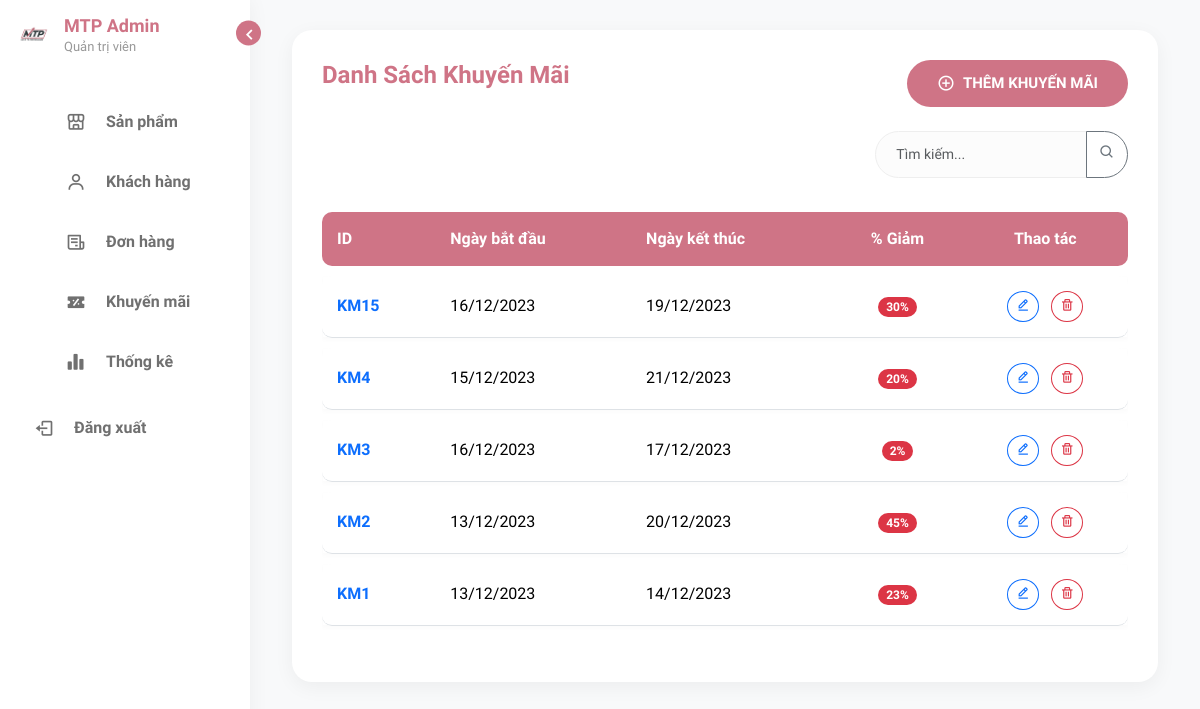
The app's page /admin_pages1/page/promotions/promotions_management.php, older data.
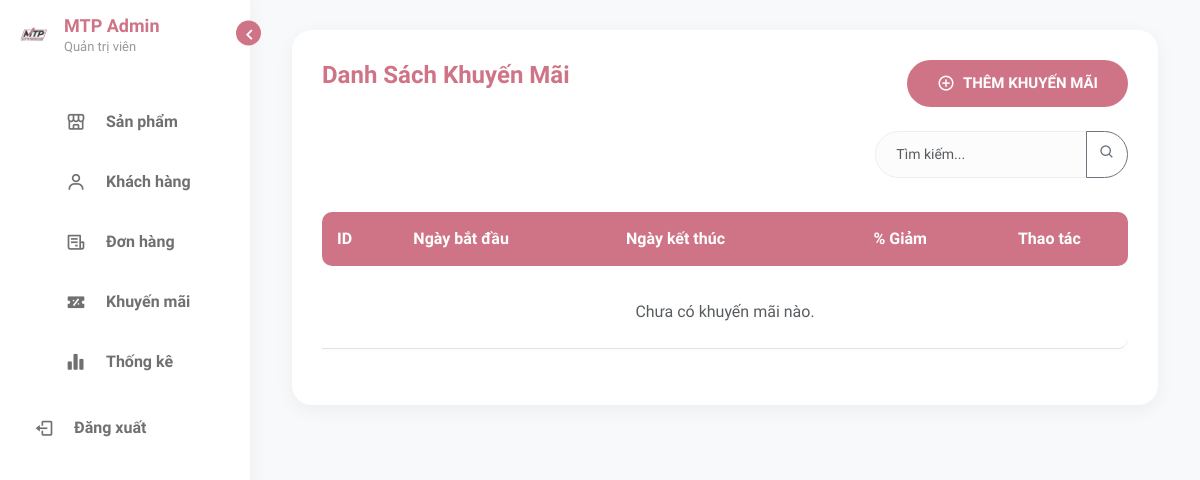
The same page, newer data.
### tables this page shows
CREATE TABLE `saleoff` (
  `saleoffid` int(11) NOT NULL,
  `ngaybd` datetime DEFAULT NULL,
  `ngaykt` datetime DEFAULT NULL,
  `giatrigiam` float NOT NULL,
  `loaisp` varchar(50) NOT NULL
);

### admin_pages1/menu/promotion_section.php (the view, shortened to what this page needs)
<div class="admin-card">
    <div class="d-flex justify-content-between align-items-center mb-4">
        <h2 class="admin-title border-0 mb-0">Danh Sách Khuyến Mãi</h2>
        <a href="promotions_add.php" class="btn-admin text-decoration-none">
            <i class='bx bx-plus-circle'></i> Thêm Khuyến Mãi
        </a>
    </div>
    <div class="row mb-4">
        <div class="col-md-4 ms-auto">
            <div class="input-group">
                <input type="text" class="form-control rounded-start-pill" id="tableSearch" placeholder="Tìm kiếm...">
                <button class="btn btn-outline-secondary rounded-end-pill" type="button"><i class='bx bx-search'></i></button>
            </div>
        </div>
    </div>
    <div class="table-responsive">
        <table class="table table-admin align-middle">
            <thead>
                <tr>
                    <th>ID</th>
                    <th>Ngày bắt đầu</th>
                    <th>Ngày kết thúc</th>
                    <th class="text-center">% Giảm</th>
                    <th class="text-center">Thao tác</th>
                </tr>
            </thead>
            <tbody id="myTable">
                <?php
                $sql = "SELECT DISTINCT saleoffid, ngaybd, ngaykt, giatrigiam FROM saleoff ORDER BY saleoffid DESC";
                $rs = $mysqli->query($sql);
                if ($rs && $rs->num_rows > 0) {
                    while ($row = $rs->fetch_row()) {
                ?>
                <tr>
                    <td><span class="fw-bold text-primary">KM<?php echo $row[0] ?></span></td>
                    <td><?php echo date("d/m/Y", strtotime($row[1])); ?></td>
                    <td><?php echo date("d/m/Y", strtotime($row[2])); ?></td>
                    <td class="text-center"><span class="badge bg-danger rounded-pill"><?php echo $row[3] ?>%</span></td>
                    <td class="text-center">
                        <a href="promotions_edit.php?edit=<?php echo $row[0] ?>" class="btn btn-sm btn-outline-primary rounded-circle me-2"><i class='bx bx-edit-alt'></i></a>
                        <a href="javascript:void(0);" class="btn btn-sm btn-outline-danger rounded-circle deleteKM" makm="<?php echo $row[0] ?>"><i class='bx bx-trash'></i></a>
                    </td>
                </tr>
                <?php } } else { echo "<tr><td colspan='5' class='text-center py-4 text-muted'>Chưa có khuyến mãi nào.</td></tr>"; } ?>
            </tbody>
        </table>
    </div>
</div>

### admin_pages1/page/promotions/promotions_management.php (shortened to what this page needs)
<!DOCTYPE html>
<html lang="en">
<head>
    <link rel="stylesheet" href="https://cdn.jsdelivr.net/npm/bootstrap@5.3.2/dist/css/bootstrap.min.css">
    <link rel="stylesheet" href="../dashboard/admin_dashboard.css">
    <link href='https://unpkg.com/boxicons@2.1.4/css/boxicons.min.css' rel='stylesheet'>
</head>
<body>
    <?php
    include('../../../config/config.php');
    include('../../navigation/menu_navigation.php');
    ?>
    <section class="home-section">
        <div class="container-fluid">
            <?php include('../../menu/promotion_section.php'); ?>
        </div>
    </section>
</body>
</html>

### admin_pages1/navigation/menu_navigation.php
<nav class="sidebar-hnm">
    <header>
        <div class="image-text">
            <span class="image-hnm">
                <a href="../products/products_management.php">
                    <img src="../../navigation/Logo1.png" alt="logo">
                </a>
            </span>
            <div class="text logo-text header-text-hnm">
                <span class="name-hnm">MTP Admin</span>
                <span class="profession-hnm">Quản trị viên</span>
            </div>
        </div>
        <i class='bx bx-chevron-right toggle-hnm'></i>
    </header>
    <div class="menu-bar menu-hnm">
        <div class="menu">
            <ul class="menu-links">
                <li class="nav-link-hnm">
                    <a href="../products/products_management.php">
                        <i class='bx bx-store-alt icon'></i>
                        <span class="text nav-text">Sản phẩm</span>
                    </a>
                </li>
                <li class="nav-link-hnm">
                    <a href="../customers/customers_management.php">
                        <i class='bx bx-user icon'></i>
                        <span class="text nav-text">Khách hàng</span>
                    </a>
                </li>
                <li class="nav-link-hnm">
                    <a href="../orders/orders_management.php">
                        <i class='bx bx-receipt icon'></i>
                        <span class="text nav-text">Đơn hàng</span>
                    </a>
                </li>
                <li class="nav-link-hnm">
                    <a href="../promotions/promotions_management.php">
                        <i class='bx bxs-discount icon'></i>
                        <span class="text nav-text">Khuyến mãi</span>
                    </a>
                </li>
                <li class="nav-link-hnm">
                    <a href="../blogs/blogs_management.php">
                        <i class='bx bxs-bar-chart-alt-2 icon'></i>
                        <span class="text nav-text">Thống kê</span>
                    </a>
                </li>
            </ul>
        </div>
        <div class="bottom-content">
            <li class="nav-link-hnm">
                <a href="../../../index.php">
                    <i class='bx bx-log-out icon'></i>
                    <span class="text nav-text">Đăng xuất</span>
                </a>
            </li>
        </div>
    </div>
</nav>

### admin_pages1/page/dashboard/admin_dashboard.css (style rules this page uses)
:root { --primary-color: #CF7486; --primary-hover: #b05f6e; --bg-color: #f8f9fa; --text-color: #333; --sidebar-color: #fff; --card-color: #fff; --toggle-color: #CF7486; --tran-03: all 0.3s ease; --tran-05: all 0.5s ease; }
body { font-family: 'Nunito Sans', sans-serif; background-color: var(--bg-color); margin: 0; padding: 0; }
.sidebar-hnm { position: fixed; top: 0; left: 0; height: 100%; width: 250px; padding: 10px 14px; background: var(--sidebar-color); transition: var(--tran-05); z-index: 100; box-shadow: 0 0 20px rgba(0,0,0,0.05); }
.sidebar-hnm header { position: relative; }
.sidebar-hnm .image-text { display: flex; align-items: center; }
.sidebar-hnm .logo-text { display: flex; flex-direction: column; }
.image-hnm img { width: 40px; border-radius: 6px; margin-right: 10px; }
.header-text-hnm { display: flex; flex-direction: column; }
.name-hnm { margin-top: 2px; font-size: 18px; font-weight: 700; color: var(--primary-color); }
.profession-hnm { font-size: 13px; margin-top: -2px; display: block; color: #999; }
.toggle-hnm { position: absolute; top: 50%; right: -25px; transform: translateY(-50%) rotate(180deg); height: 25px; width: 25px; background-color: var(--primary-color); color: #fff; border-radius: 50%; display: flex; align-items: center; justify-content: center; font-size: 22px; cursor: pointer; transition: var(--tran-05); }
.menu-hnm { margin-top: 40px; }
.nav-link-hnm { list-style: none; border-radius: 10px; background-color: transparent; display: flex; align-items: center; height: 50px; margin-top: 10px; transition: var(--tran-03); }
.nav-link-hnm a { list-style: none; height: 100%; background-color: transparent; display: flex; align-items: center; height: 100%; width: 100%; border-radius: 10px; text-decoration: none; transition: var(--tran-03); }
.nav-link-hnm .icon { min-width: 60px; border-radius: 6px; height: 100%; display: flex; align-items: center; justify-content: center; font-size: 20px; color: #707070; transition: var(--tran-03); }
.nav-link-hnm .text { font-size: 16px; font-weight: 600; color: #707070; transition: var(--tran-03); white-space: nowrap; opacity: 1; }
.home-section { position: relative; height: 100vh; left: 250px; width: calc(100% - 250px); background: var(--bg-color); transition: var(--tran-05); padding: 30px; }
.admin-card { background: #fff; padding: 30px; border-radius: 20px; box-shadow: 0 5px 20px rgba(0,0,0,0.05); margin-bottom: 20px; }
.admin-title { font-size: 24px; font-weight: 800; color: var(--primary-color); margin-bottom: 25px; border-bottom: 2px solid #f0f0f0; padding-bottom: 15px; }
.form-control, .form-select { width: 100%; padding: 12px 20px; font-size: 14px; border: 1px solid #eee; background-color: #fcfcfc; border-radius: 50px; transition: var(--tran-03); outline: none; }
.btn-admin { background-color: var(--primary-color); color: #fff; padding: 12px 30px; border: none; border-radius: 50px; font-weight: 700; font-size: 15px; cursor: pointer; transition: var(--tran-03); display: inline-flex; align-items: center; justify-content: center; text-transform: uppercase; }
.btn-admin i { margin-right: 8px; font-size: 18px; }
.table-admin { width: 100%; border-collapse: separate; border-spacing: 0 10px; }
.table-admin thead th { background-color: var(--primary-color); color: #fff; padding: 15px; font-weight: 700; border: none; }
.table-admin thead th:first-child { border-radius: 10px 0 0 10px; }
.table-admin thead th:last-child { border-radius: 0 10px 10px 0; }
.table-admin tbody tr { background-color: #fff; box-shadow: 0 2px 5px rgba(0,0,0,0.02); transition: var(--tran-03); }
.table-admin td { padding: 15px; vertical-align: middle; }
.table-admin td:first-child { border-radius: 10px 0 0 10px; }
.table-admin td:last-child { border-radius: 0 10px 10px 0; }

Row changes from the older to the newer data that the page shows:
removed saleoff: saleoffid "15", ngaybd "16/12/2023", ngaykt "19/12/2023", giatrigiam "30"
removed saleoff: saleoffid "4", ngaybd "15/12/2023", ngaykt "21/12/2023", giatrigiam "20"
removed saleoff: saleoffid "3", ngaybd "16/12/2023", ngaykt "17/12/2023", giatrigiam "2"
removed saleoff: saleoffid "2", ngaybd "13/12/2023", ngaykt "20/12/2023", giatrigiam "45"
removed saleoff: saleoffid "1", ngaybd "13/12/2023", ngaykt "14/12/2023", giatrigiam "23"
Text that changed along with them:
text now shown: "Chưa có khuyến mãi nào."
